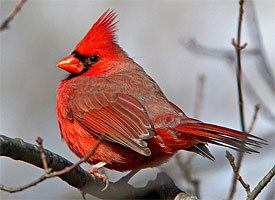
#> input picture data/cardinal1.jpg, 275 x 200 px, found by its file name
$ python part_d.py
#> lines starting #> are read from the running program, lines starting #| are printed output that depends on the picture; long printed decimals are rounded
### src/utils.py
import os
from PIL import Image
import numpy as np
from scipy.io import loadmat
from scipy import signal


def load_and_preprocess_image(path, size):
    """Load an image, convert to grayscale, resize to (size,size) and return a float array [0,1]."""
#> called with path = 'data/cardinal1.jpg', size = 100
    im = Image.open(path).convert("L")
    im = im.resize((size, size), Image.BILINEAR)
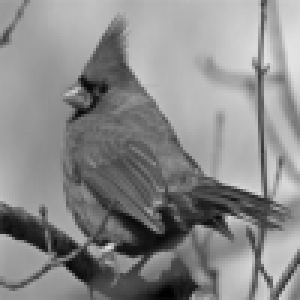
#> im: PIL image 100x100 L (shown 3 times larger); min 1, max 227, mean 137.2
    arr = np.asarray(im, dtype=float) / 255.0
    return arr


def ensure_dir(path):
    os.makedirs(path, exist_ok=True)


# [114 lines left out: functions find_filterbank, interpret_filters_array, load_filters, compute_filter_responses, texture_repr, texture_repr_concat and 1 more, not called in this run]

### src/part_d.py
#!/usr/bin/env python3
"""Part D: Harris Feature Detection

Usage example:
    python src/part_d.py --data-dir data --out-dir out --sigma 1.0 --k 0.04 --threshold 0.01 --max-features 100
"""
import os
import argparse
import numpy as np
import matplotlib
matplotlib.use('Agg')  # Use non-interactive backend
import matplotlib.pyplot as plt
from scipy import ndimage
from scipy.ndimage import gaussian_filter
from skimage.feature import peak_local_max

from utils import load_and_preprocess_image, ensure_dir

EXPECTED_IMAGES = [
    ("cardinal1", "cardinal1.jpg"),
    ("cardinal2", "cardinal2.jpg"),
    ("leopard1", "leopard1.jpg"),
    ("leopard2", "leopard2.jpg"),
    ("panda1", "panda1.jpg"),
    ("panda2", "panda2.jpg"),
]


def compute_harris_response(image, sigma=1.0, k=0.04):
    """Compute Harris corner response function.

    Args:
        image: Input grayscale image
        sigma: Gaussian window parameter
        k: Harris detector free parameter (typically 0.04-0.06)

    Returns:
        R: Harris response map
        grad_x, grad_y: Image gradients
    """
    sobel_x = np.array([[-1, 0, 1], [-2, 0, 2], [-1, 0, 1]], dtype=float)
    sobel_y = np.array([[-1, -2, -1], [0, 0, 0], [1, 2, 1]], dtype=float)

    grad_x = ndimage.convolve(image, sobel_x)
    grad_y = ndimage.convolve(image, sobel_y)

    Ixx = grad_x * grad_x
    Iyy = grad_y * grad_y
    Ixy = grad_x * grad_y

    Sxx = gaussian_filter(Ixx, sigma=sigma)
    Syy = gaussian_filter(Iyy, sigma=sigma)
    Sxy = gaussian_filter(Ixy, sigma=sigma)

    det_M = Sxx * Syy - Sxy * Sxy
    trace_M = Sxx + Syy
    R = det_M - k * (trace_M ** 2)

    return R, grad_x, grad_y


def find_harris_keypoints(R, threshold=0.01, min_distance=5, max_features=100):
    """Find Harris keypoints from response map.

    Args:
        R: Harris response map
        threshold: Minimum response value for keypoint detection
        min_distance: Minimum distance between keypoints
        max_features: Maximum number of keypoints to return

    Returns:
        keypoints: List of (y, x) coordinates
        scores: List of Harris response values
    """
    R_thresh = R.copy()
    R_thresh[R < threshold] = 0

    coords = peak_local_max(R_thresh, min_distance=min_distance,
                           threshold_abs=threshold, num_peaks=max_features)

    if len(coords) == 0:
        return [], []

    keypoints = [(coord[0], coord[1]) for coord in coords]
    scores = [R[coord[0], coord[1]] for coord in coords]

    sorted_indices = sorted(range(len(scores)), key=lambda i: scores[i], reverse=True)
    keypoints = [keypoints[i] for i in sorted_indices[:max_features]]
    scores = [scores[i] for i in sorted_indices[:max_features]]

    return keypoints, scores


def compute_keypoint_orientations(grad_x, grad_y, keypoints, window_size=11):
    """Compute dominant orientations for keypoints.

    Args:
        grad_x, grad_y: Image gradients
        keypoints: List of (y, x) keypoint coordinates
        window_size: Size of window around keypoint for orientation computation

    Returns:
        orientations: List of dominant orientations in radians
    """
    orientations = []
    half_window = window_size // 2
    height, width = grad_x.shape

    for y, x in keypoints:
        y_min = max(0, y - half_window)
        y_max = min(height, y + half_window + 1)
        x_min = max(0, x - half_window)
        x_max = min(width, x + half_window + 1)

        gx_window = grad_x[y_min:y_max, x_min:x_max]
        gy_window = grad_y[y_min:y_max, x_min:x_max]

        magnitudes = np.sqrt(gx_window**2 + gy_window**2)
        angles = np.arctan2(gy_window, gx_window)

        hist_bins = 36
        hist, bin_edges = np.histogram(angles, bins=hist_bins, range=(-np.pi, np.pi),
                                     weights=magnitudes)

        peak_idx = np.argmax(hist)
        dominant_angle = (bin_edges[peak_idx] + bin_edges[peak_idx + 1]) / 2

        orientations.append(dominant_angle)

    return orientations


def visualize_harris_keypoints(image, keypoints, scores, orientations, title, save_path):
    """Visualize Harris keypoints on image."""
    fig, axes = plt.subplots(1, 2, figsize=(12, 6))

    axes[0].imshow(image, cmap='gray')
    if keypoints:
        y_coords, x_coords = zip(*keypoints)
        axes[0].scatter(x_coords, y_coords, c='red', s=20, marker='+')

        for (y, x), orientation in zip(keypoints, orientations):
            length = 10
            dx = length * np.cos(orientation)
            dy = length * np.sin(orientation)
            axes[0].arrow(x, y, dx, dy, head_width=2, head_length=2, fc='yellow', ec='yellow')

    axes[0].set_title(f'{title} - Keypoints ({len(keypoints)} found)')
    axes[0].axis('off')

    axes[1].imshow(image, cmap='gray', alpha=0.7)
    if keypoints:
        y_coords, x_coords = zip(*keypoints)
        scaled_scores = np.array(scores) * 1000
        scatter = axes[1].scatter(x_coords, y_coords, c=scaled_scores, s=50,
                                cmap='hot', alpha=0.8, marker='o')
        plt.colorbar(scatter, ax=axes[1], label='Harris Response (×1000)')

    axes[1].set_title(f'{title} - Response Strength')
    axes[1].axis('off')

    plt.tight_layout()
    plt.savefig(save_path, dpi=150, bbox_inches='tight')
    plt.close()
    print(f"Saved Harris keypoints visualization: {save_path}")


def save_keypoints_data(keypoints, scores, orientations, save_path):
    """Save keypoint data to file."""
    if not keypoints:
        print(f"No keypoints to save for {save_path}")
        return

    data = []
    for (y, x), score, orientation in zip(keypoints, scores, orientations):
        data.append([x, y, score, orientation])

    np.savetxt(save_path, data, fmt='%.6f',
               header='x y score orientation',
               comments='# Harris keypoints: ')
    print(f"Saved keypoints data: {save_path}")


def harris_feature_detection(image, sigma=1.0, k=0.04, threshold=0.01,
                           min_distance=5, max_features=100, window_size=11):
    """Complete Harris feature detection pipeline.

    Returns:
        keypoints: List of (y, x) coordinates
        scores: List of Harris response values
        orientations: List of dominant orientations in radians
        R: Harris response map
    """
    R, grad_x, grad_y = compute_harris_response(image, sigma, k)

    keypoints, scores = find_harris_keypoints(R, threshold, min_distance, max_features)

    orientations = compute_keypoint_orientations(grad_x, grad_y, keypoints, window_size)

    return keypoints, scores, orientations, R


def main():
    p = argparse.ArgumentParser()
    p.add_argument('--data-dir', default='data')
    p.add_argument('--out-dir', default='out')
    p.add_argument('--size', type=int, default=100)
    p.add_argument('--sigma', type=float, default=1.0, help='Gaussian window parameter')
    p.add_argument('--k', type=float, default=0.04, help='Harris detector free parameter')
    p.add_argument('--threshold', type=float, default=0.01, help='Harris response threshold')
    p.add_argument('--min-distance', type=int, default=5, help='Minimum distance between keypoints')
    p.add_argument('--max-features', type=int, default=100, help='Maximum number of keypoints')
    p.add_argument('--window-size', type=int, default=11, help='Window size for orientation computation')
    args = p.parse_args()

    data_dir = args.data_dir
    out_dir = args.out_dir
    ensure_dir(out_dir)
    ensure_dir(os.path.join(out_dir, 'part_d'))

    save_dir = os.path.join(out_dir, 'part_d')

    images = {}
    for name, fname in EXPECTED_IMAGES:
        path = os.path.join(data_dir, fname)
        if not os.path.exists(path):
            print(f"Warning: expected image not found: {path}. Skipping {name}.")
            continue
        images[name] = load_and_preprocess_image(path, args.size)
#> pass 2 of the loop in main, `for name, fname in EXPECTED_IMAGES:`:
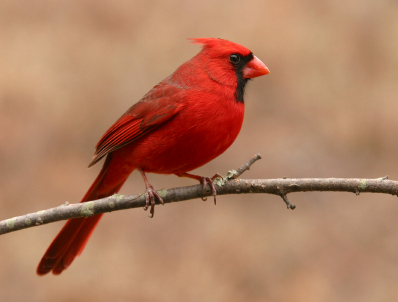
#> input picture data/cardinal2.jpg, 398 x 302 px, found by its file name
#> in load_and_preprocess_image (call 2), `im = Image.open(path).convert("L")`:
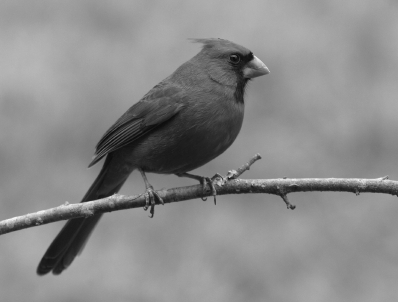
#> im: PIL image 398x302 L; min 12, max 247, mean 137.5
#> in load_and_preprocess_image (call 2), `im = im.resize((size, size), Image.BILINEAR)`:
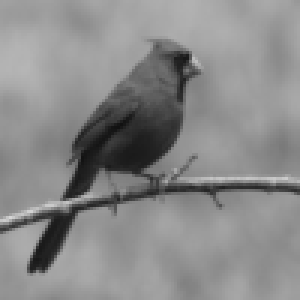
#> im: PIL image 100x100 L (shown 3 times larger); min 17, max 213, mean 137.5
#> pass 3 of the loop in main, `for name, fname in EXPECTED_IMAGES:`:
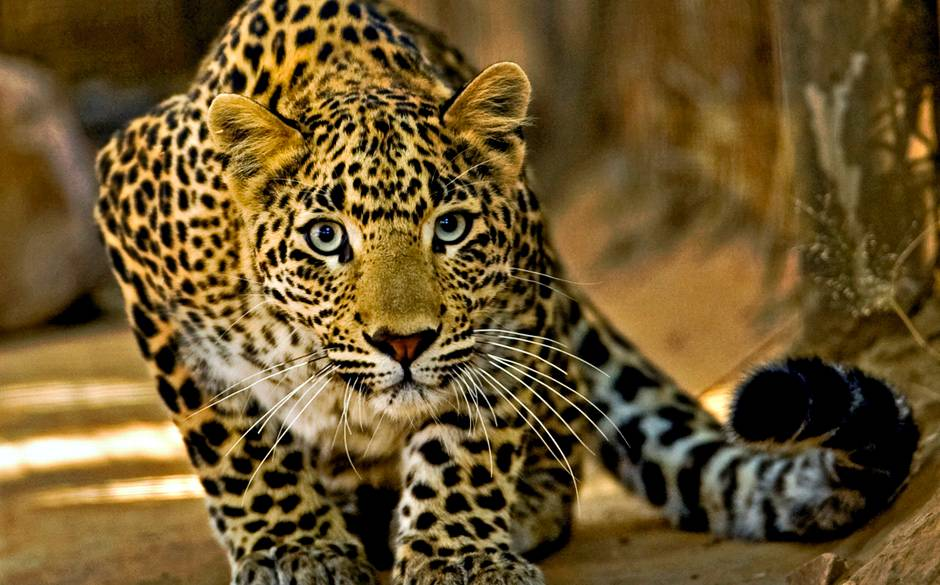
#> input picture data/leopard1.jpg, 940 x 585 px, found by its file name
#> in load_and_preprocess_image (call 3), `im = Image.open(path).convert("L")`:
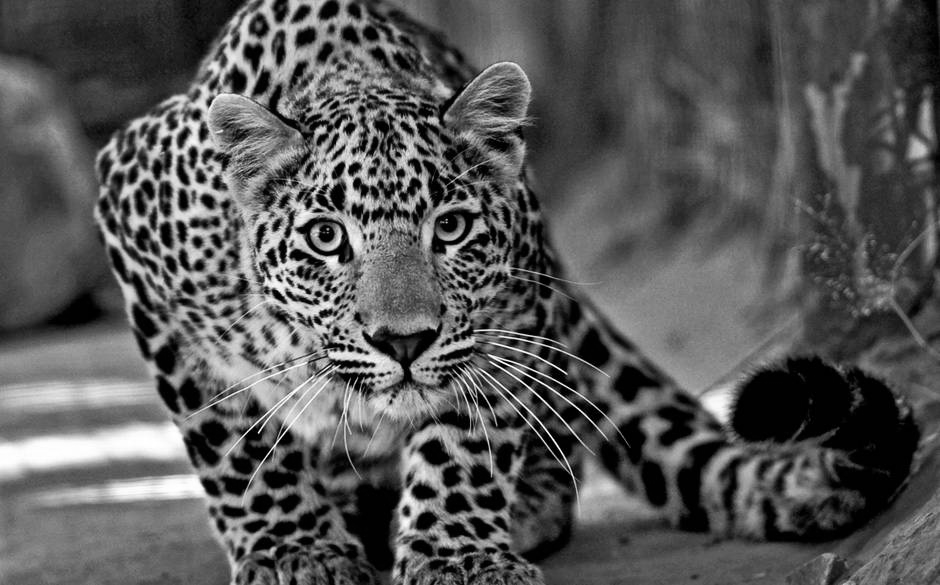
#> im: PIL image 940x585 L; min 0, max 255, mean 87.7
#> in load_and_preprocess_image (call 3), `im = im.resize((size, size), Image.BILINEAR)`:
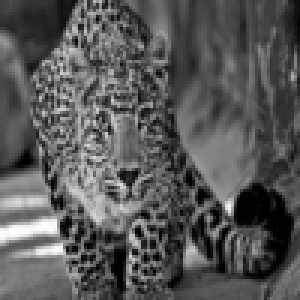
#> im: PIL image 100x100 L (shown 3 times larger); min 0, max 254, mean 87.7
#> the loop made 6 passes; the first 3 are shown

    if len(images) == 0:
        print("No images found in data dir. Exiting.")
        return

    print(f"Processing {len(images)} images with Harris feature detection")
#| Processing 6 images with Harris feature detection
    print(f"Parameters: sigma={args.sigma}, k={args.k}, threshold={args.threshold}")
    print(f"            min_distance={args.min_distance}, max_features={args.max_features}")

    all_results = {}
    for name, image in images.items():
        print(f"\nProcessing {name}...")

        keypoints, scores, orientations, R = harris_feature_detection(
            image, args.sigma, args.k, args.threshold,
            args.min_distance, args.max_features, args.window_size)

        print(f"  Found {len(keypoints)} Harris keypoints")
        if keypoints:
            print(f"  Score range: [{min(scores):.6f}, {max(scores):.6f}]")
            print(f"  Orientation range: [{min(orientations):.3f}, {max(orientations):.3f}] radians")

        all_results[name] = {
            'keypoints': keypoints,
            'scores': scores,
            'orientations': orientations,
            'response_map': R
        }

        visualize_harris_keypoints(image, keypoints, scores, orientations, name,
                                 os.path.join(save_dir, f'{name}_harris_keypoints.png'))

        save_keypoints_data(keypoints, scores, orientations,
                          os.path.join(save_dir, f'{name}_harris_keypoints.txt'))

        plt.imsave(os.path.join(save_dir, f'{name}_harris_response.png'), R, cmap='hot')
#> this loop made 6 passes
#> name on passes 1, 3, 4, 5, 6: 'cardinal1', 'leopard1', 'leopard2', 'panda1', 'panda2'
#> (name, y_coords in visualize_harris_keypoints, x_coords in visualize_harris_keypoints) on pass 2: ('cardinal2', (90, 65, 18, 73, 61, 56, 65, 65, 57, 54, 63, 33, 14, 52), (10, 21, 62, 15, 54, 33, 71, 40, 48, 24, 30, 60, 51, 65))
#> (printed output is left out)
#> pass 1, in compute_harris_response, `grad_x = ndimage.convolve(image, sobel_x)`:
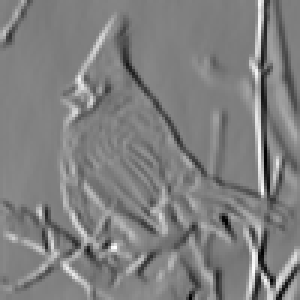
#> grad_x: shape (100, 100) float64 (shown 3 times larger); min -2.08, max 2.05, mean -0.0084; drawn with min black and max white
#> pass 1, in compute_harris_response, `grad_y = ndimage.convolve(image, sobel_y)`:
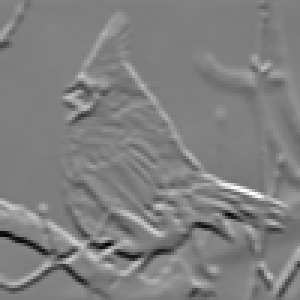
#> grad_y: shape (100, 100) float64 (shown 3 times larger); min -2.49, max 2.51, mean 0.0198; drawn with min black and max white
#> pass 1, in compute_harris_response, `Ixx = grad_x * grad_x`:
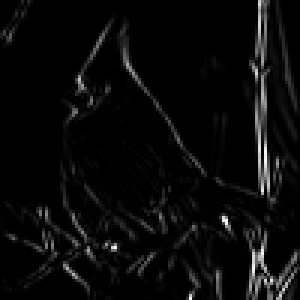
#> Ixx: shape (100, 100) float64 (shown 3 times larger); min 0, max 4.32, mean 0.179; drawn with min black and max white
#> pass 1, in compute_harris_response, `Iyy = grad_y * grad_y`:
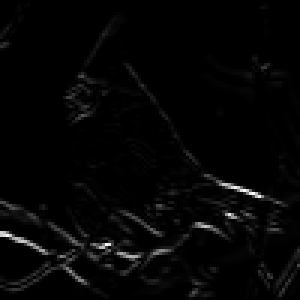
#> Iyy: shape (100, 100) float64 (shown 3 times larger); min 0, max 6.28, mean 0.14; drawn with min black and max white
#> pass 1, in visualize_harris_keypoints, `plt.savefig(save_path, dpi=150, bbox_inches='tight')`:
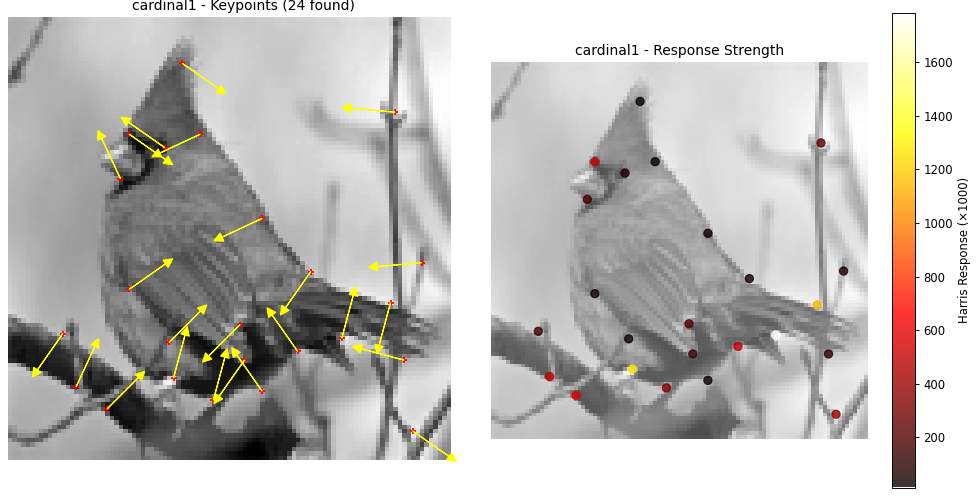
#> figure drawn by matplotlib, 3 panels
#> pass 2, in visualize_harris_keypoints (call 2), `plt.savefig(save_path, dpi=150, bbox_inches='tight')`:
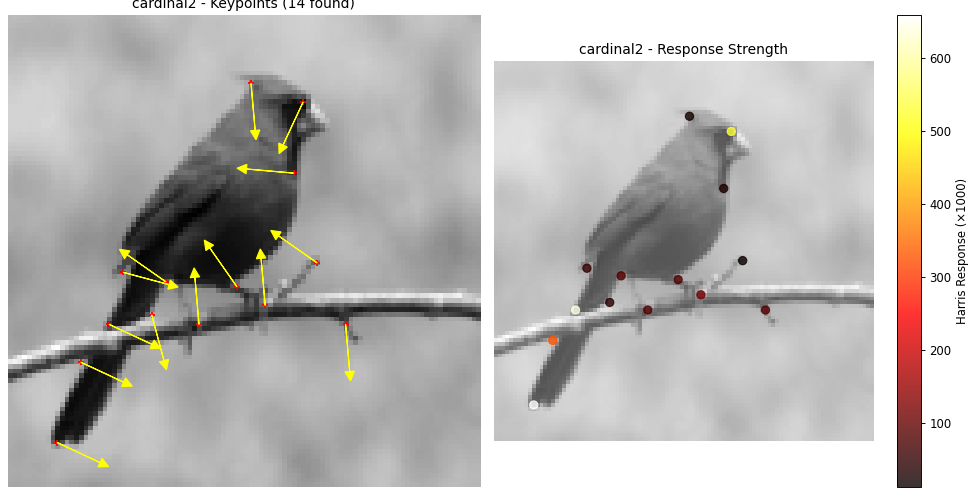
#> figure drawn by matplotlib, 3 panels
#> after the loop, all_results = 6 items

    print(f"\n=== Harris Feature Detection Summary ===")
    total_keypoints = sum(len(results['keypoints']) for results in all_results.values())
#> total_keypoints = 162
    print(f"Total keypoints detected: {total_keypoints}")
#| Total keypoints detected: 162

    for name, results in all_results.items():
        n_kpts = len(results['keypoints'])
        if n_kpts > 0:
            avg_score = np.mean(results['scores'])
            print(f"  {name}: {n_kpts} keypoints, avg score: {avg_score:.6f}")
        else:
            print(f"  {name}: {n_kpts} keypoints")
#> this loop made 6 passes
#> (name, n_kpts, avg_score) on passes 1 to 6: ('cardinal1', 24, 0.344), ('cardinal2', 14, 0.197), ('leopard1', 33, 0.605), ('leopard2', 28, 0.765), ('panda1', 38, 1.21), ('panda2', 25, 0.903)
#|   cardinal1: 24 keypoints, avg score: 0.3444
#|   cardinal2: 14 keypoints, avg score: 0.1966
#|   leopard1: 33 keypoints, avg score: 0.6051
#|   leopard2: 28 keypoints, avg score: 0.7649
#|   panda1: 38 keypoints, avg score: 1.215
#|   panda2: 25 keypoints, avg score: 0.9029

    print(f"\nHarris feature detection completed!")
    print(f"Results saved to: {save_dir}")
#| Results saved to: out/part_d
    print("Generated files:")
    print("  - *_harris_keypoints.png: Keypoints visualization with orientations")
    print("  - *_harris_keypoints.txt: Keypoint coordinates, scores, and orientations")
    print("  - *_harris_response.png: Harris response maps")


if __name__ == '__main__':
    main()
